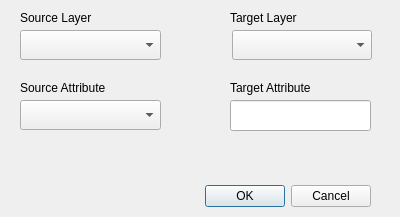
<?xml version="1.0" encoding="UTF-8"?>
<ui version="4.0">
 <class>AttributeTransferDialogBase</class>
 <widget class="QDialog" name="AttributeTransferDialogBase">
  <property name="geometry">
   <rect>
    <x>0</x>
    <y>0</y>
    <width>400</width>
    <height>217</height>
   </rect>
  </property>
  <property name="windowTitle">
   <string>AttributeTransfer</string>
  </property>
  <widget class="QDialogButtonBox" name="buttonBox">
   <property name="geometry">
    <rect>
     <x>30</x>
     <y>180</y>
     <width>341</width>
     <height>32</height>
    </rect>
   </property>
   <property name="orientation">
    <enum>Qt::Horizontal</enum>
   </property>
   <property name="standardButtons">
    <set>QDialogButtonBox::Cancel|QDialogButtonBox::Ok</set>
   </property>
  </widget>
  <widget class="QComboBox" name="sourceLayer">
   <property name="geometry">
    <rect>
     <x>20</x>
     <y>30</y>
     <width>141</width>
     <height>30</height>
    </rect>
   </property>
  </widget>
  <widget class="QLabel" name="label">
   <property name="geometry">
    <rect>
     <x>20</x>
     <y>10</y>
     <width>121</width>
     <height>16</height>
    </rect>
   </property>
   <property name="text">
    <string>Source Layer</string>
   </property>
  </widget>
  <widget class="QLabel" name="label_2">
   <property name="geometry">
    <rect>
     <x>20</x>
     <y>80</y>
     <width>121</width>
     <height>16</height>
    </rect>
   </property>
   <property name="text">
    <string>Source Attribute</string>
   </property>
  </widget>
  <widget class="QComboBox" name="sourceAttribute">
   <property name="geometry">
    <rect>
     <x>20</x>
     <y>100</y>
     <width>141</width>
     <height>30</height>
    </rect>
   </property>
  </widget>
  <widget class="QLabel" name="label_3">
   <property name="geometry">
    <rect>
     <x>230</x>
     <y>10</y>
     <width>120</width>
     <height>16</height>
    </rect>
   </property>
   <property name="text">
    <string>Target Layer</string>
   </property>
  </widget>
  <widget class="QLabel" name="label_4">
   <property name="geometry">
    <rect>
     <x>230</x>
     <y>80</y>
     <width>120</width>
     <height>16</height>
    </rect>
   </property>
   <property name="text">
    <string>Target Attribute</string>
   </property>
  </widget>
  <widget class="QComboBox" name="targetLayer">
   <property name="geometry">
    <rect>
     <x>232</x>
     <y>30</y>
     <width>140</width>
     <height>30</height>
    </rect>
   </property>
  </widget>
  <widget class="QLineEdit" name="targetAttribute">
   <property name="geometry">
    <rect>
     <x>230</x>
     <y>100</y>
     <width>141</width>
     <height>31</height>
    </rect>
   </property>
  </widget>
 </widget>
 <resources/>
 <connections>
  <connection>
   <sender>buttonBox</sender>
   <signal>accepted()</signal>
   <receiver>AttributeTransferDialogBase</receiver>
   <slot>accept()</slot>
   <hints>
    <hint type="sourcelabel">
     <x>20</x>
     <y>20</y>
    </hint>
    <hint type="destinationlabel">
     <x>20</x>
     <y>20</y>
    </hint>
   </hints>
  </connection>
  <connection>
   <sender>buttonBox</sender>
   <signal>rejected()</signal>
   <receiver>AttributeTransferDialogBase</receiver>
   <slot>reject()</slot>
   <hints>
    <hint type="sourcelabel">
     <x>20</x>
     <y>20</y>
    </hint>
    <hint type="destinationlabel">
     <x>20</x>
     <y>20</y>
    </hint>
   </hints>
  </connection>
 </connections>
</ui>
